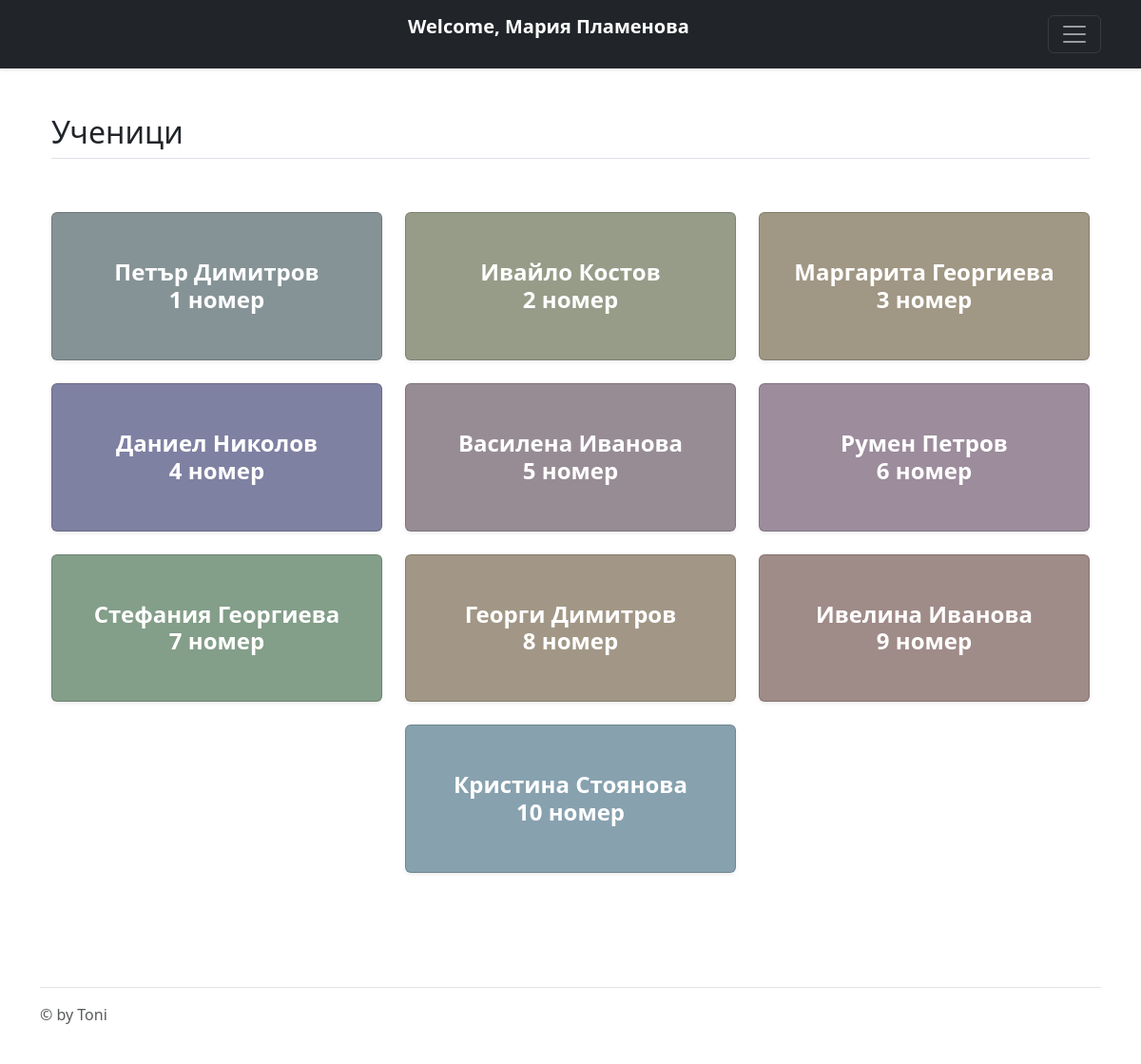
Screenshot of /classes.php?class_id=5 (signed in) with the database file from the repository.
### tables this page shows
CREATE TABLE IF NOT EXISTS `students` (
  `id` int(11) DEFAULT NULL,
  `name` text DEFAULT NULL,
  `email` text DEFAULT NULL,
  `password` text DEFAULT NULL,
  `bel` text DEFAULT NULL,
  `maths` text DEFAULT NULL,
  `english` text DEFAULT NULL,
  `classes_skipped_bel` int(11) DEFAULT NULL,
  `classes_skipped_maths` int(11) DEFAULT NULL,
  `classes_skipped_english` int(11) DEFAULT NULL,
  `class_id` int(11) NOT NULL,
  KEY `class_id` (`class_id`),
  CONSTRAINT `students_ibfk_1` FOREIGN KEY (`class_id`) REFERENCES `classes` (`id`)
);

### functions.php (the view, shortened to what this page needs)
<?php
    function students(){
        require "connection.php";
        $result = mysqli_query($conn, 'select * from students where class_id='.$_GET["class_id"].'');
        $res = '';
        while($row = mysqli_fetch_assoc($result)){
              $rgb = array();
              foreach(array('r', 'g', 'b') as $color){
                $rgb[$color] = mt_rand(125, 175);
              }
              $res .= '<a href="students.php?id='.$row['id'].'&class_id='.$_GET['class_id'].'" class="text-decoration-none">
                        <div class="card shadow-sm px-2 py-5" style="background-color:rgb('.$rgb["r"].','.$rgb["g"].','.$rgb["b"].');">
                          <div class="col d-flex align-items-start mx-auto">
                            <div class="text-center">
                              <h3 class="fw-bold mb-0 fs-4 text-white">'.$row['name'].'</h3>
                              <h4 class="fw-bold mb-0 fs-4 text-white">'.$row['id'].' номер</h4>
                            </div>
                          </div>
                        </div>
                      </a>';
        }
        return $res;
    }
?>

### rows the page displays
students: name "Петър Димитров", id "1"
students: name "Ивайло Костов", id "2"
students: name "Маргарита Георгиева", id "3"
students: name "Даниел Николов", id "4"
students: name "Василена Иванова", id "5"
students: name "Румен Петров", id "6"
students: name "Стефания Георгиева", id "7"
students: name "Георги Димитров", id "8"
students: name "Ивелина Иванова", id "9"
students: name "Кристина Стоянова", id "10"

### other values shown
$_SESSION['name'] "Мария Пламенова"
